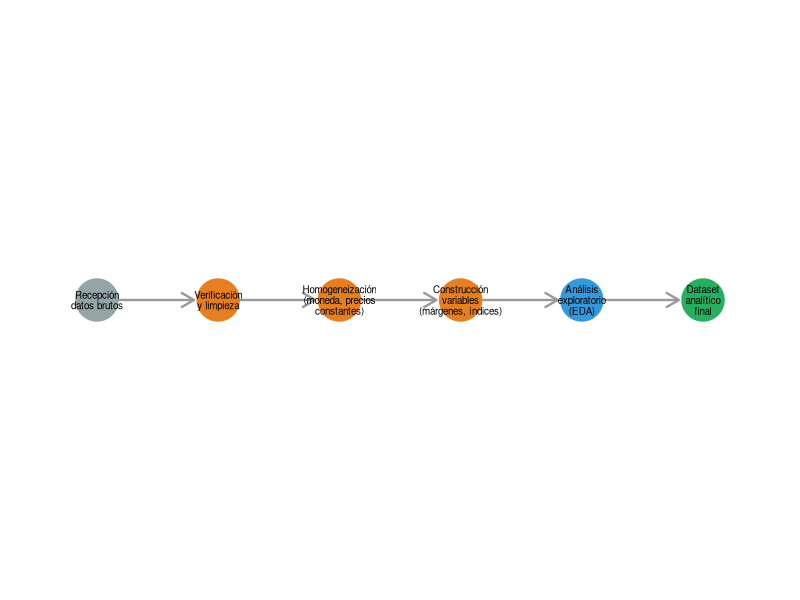
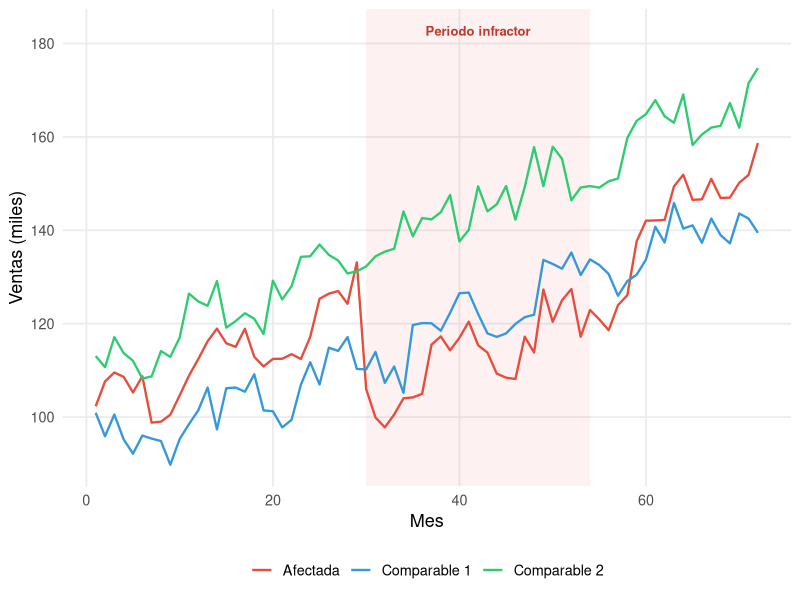
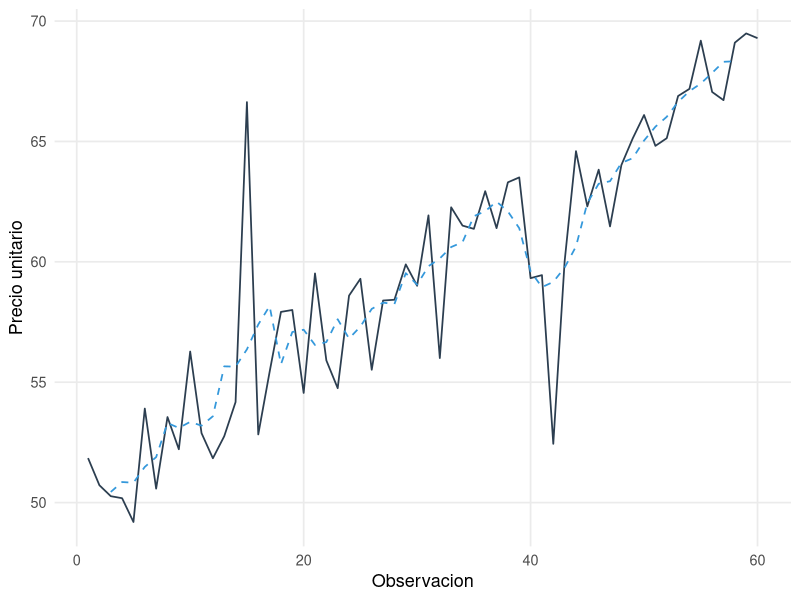

Recreate these plots in R, in order.
## ---- chunk 1
#| label: setup-ch04
#| include: false
library(tidyverse)
library(kableExtra)
## ---- chunk 2
#| label: tbl-fuentes-datos
#| tbl-cap: "Principales fuentes de datos para la cuantificación de daños, con indicación de su utilidad y limitaciones"

tibble(
  Fuente = c(
    "Contabilidad de las partes",
    "Datos de transacciones",
    "Datos sectoriales (asociaciones, reguladores)",
    "Bases de datos comerciales (Orbis, Bloomberg)",
    "Registros mercantiles / cuentas anuales",
    "Estadísticas oficiales (INE, Eurostat)",
    "Datos macroeconómicos (BCE, BdE)"
  ),
  `Utilidad principal` = c(
    "Ingresos, costes, márgenes, proyecciones",
    "Precios individuales, modelos hedónicos, sobreprecio",
    "Contexto de mercado, tendencias, cuotas",
    "Comparables financieros, ratios sectoriales",
    "Selección de comparables, verificación",
    "Variables de control macro/sectoriales",
    "Deflactores, tipos de interés, ciclo económico"
  ),
  Limitaciones = c(
    "Acceso limitado a datos de la contraparte; granularidad variable",
    "Rara vez disponibles; confidencialidad comercial",
    "Nivel de agregación puede ser excesivo",
    "Coste de acceso; cobertura geográfica variable",
    "Solo datos agregados; desfase temporal",
    "Alta agregación; no específicos del caso",
    "Solo útiles como controles, no como variable principal"
  )
) |>
  kbl(booktabs = TRUE, escape = FALSE) |>
  kable_styling(latex_options = c("hold_position", "scale_down"),
                full_width = TRUE, font_size = 9) |>
  column_spec(1, bold = TRUE, width = "3.5cm") |>
  column_spec(2, width = "5cm") |>
  column_spec(3, width = "5cm")
## ---- chunk 3
#| label: fig-flujo-datos
#| fig-cap: "Flujo de trabajo típico en la preparación de datos para un informe pericial de daños"
#| fig-width: 9
#| fig-height: 4

etapas <- tibble(
  x = 1:6,
  y = rep(0, 6),
  etapa = c("Recepción\ndatos brutos", "Verificación\ny limpieza", 
            "Homogeneización\n(moneda, precios\nconstantes)",
            "Construcción\nvariables\n(márgenes, índices)",
            "Análisis\nexploratorio\n(EDA)", 
            "Dataset\nanalítico\nfinal"),
  color = c("#95a5a6", "#e67e22", "#e67e22", "#e67e22", "#3498db", "#27ae60")
)

ggplot(etapas) +
  geom_segment(aes(x = x, xend = x + 0.8, y = y, yend = y),
               data = etapas |> filter(x < 6),
               arrow = arrow(length = unit(0.15, "inches")),
               color = "grey60", linewidth = 0.8) +
  geom_point(aes(x = x, y = y, color = color), size = 14) +
  geom_text(aes(x = x, y = y, label = etapa), size = 2.5, lineheight = 0.9) +
  scale_color_identity() +
  coord_cartesian(xlim = c(0.5, 6.5), ylim = c(-0.5, 0.5)) +
  theme_void()
## ---- chunk 4
#| label: fig-eda-series
#| fig-cap: "Análisis exploratorio: evolución temporal de ventas de la empresa afectada y dos comparables, con indicación del período infractor. La ruptura en la serie de la empresa afectada es visible, mientras que los comparables mantienen su tendencia."
#| fig-width: 9
#| fig-height: 5.5

set.seed(303)
n <- 72  # 6 años mensuales
t <- 1:n
t_inicio <- 30
t_fin <- 54

# Empresa afectada
base_afectada <- 100 + 0.8 * t + 6 * sin(2 * pi * t / 12)
efecto <- rep(0, n)
efecto[t_inicio:t_fin] <- -20
efecto[(t_fin+1):n] <- -20 * exp(-0.12 * ((t_fin+1):n - t_fin))
ventas_afectada <- base_afectada + efecto + rnorm(n, 0, 3)

# Comparable 1 (misma tendencia, sin efecto)
ventas_comp1 <- 90 + 0.75 * t + 5 * sin(2 * pi * t / 12) + rnorm(n, 0, 3)

# Comparable 2 (similar, ligeramente diferente)
ventas_comp2 <- 110 + 0.85 * t + 4 * sin(2 * pi * (t + 2) / 12) + rnorm(n, 0, 3.5)

df_eda <- tibble(mes = t) |>
  mutate(
    Afectada = ventas_afectada,
    `Comparable 1` = ventas_comp1,
    `Comparable 2` = ventas_comp2
  ) |>
  pivot_longer(-mes, names_to = "empresa", values_to = "ventas")

ggplot(df_eda, aes(x = mes, y = ventas, color = empresa)) +
  annotate("rect", xmin = t_inicio, xmax = t_fin, ymin = -Inf, ymax = Inf,
           fill = "#e74c3c", alpha = 0.07) +
  geom_line(linewidth = 0.8) +
  annotate("text", x = (t_inicio + t_fin) / 2, y = max(ventas_comp2) + 8,
           label = "Periodo infractor", size = 3.3, fontface = "bold", color = "#c0392b") +
  scale_color_manual(values = c("Afectada" = "#e74c3c", 
                                 "Comparable 1" = "#3498db",
                                 "Comparable 2" = "#2ecc71")) +
  labs(x = "Mes", y = "Ventas (miles)", color = NULL) +
  theme_minimal(base_size = 13) +
  theme(legend.position = "bottom", panel.grid.minor = element_blank())
## ---- chunk 5
#| label: fig-outliers
#| fig-cap: "Detección de valores atípicos en la serie de precios. Los puntos rojos identifican observaciones que se desvían más de 2.5 desviaciones estándar de la media móvil, y que requieren verificación antes de ser incluidas en el análisis."
#| fig-width: 8
#| fig-height: 4.5

set.seed(404)
n_obs <- 60
precios <- 50 + 0.3 * (1:n_obs) + rnorm(n_obs, 0, 2)
# Introducir outliers
precios[15] <- precios[15] + 15  # operación extraordinaria
precios[42] <- precios[42] - 12  # error de registro

df_out <- tibble(
  obs = 1:n_obs,
  precio = precios,
  media_movil = zoo::rollmean(precios, k = 5, fill = NA, align = "center")
) |>
  mutate(
    desv = abs(precio - media_movil),
    sd_movil = zoo::rollapply(precios, width = 5, FUN = sd, fill = NA, align = "center"),
    outlier = !is.na(desv) & !is.na(sd_movil) & desv > 2.5 * sd_movil
  )

ggplot(df_out, aes(x = obs, y = precio)) +
  geom_line(color = "#2c3e50", linewidth = 0.6) +
  geom_line(aes(y = media_movil), color = "#3498db", linetype = "dashed", linewidth = 0.6) +
  geom_point(data = df_out |> filter(outlier), color = "#e74c3c", size = 3) +
  labs(x = "Observacion", y = "Precio unitario") +
  theme_minimal(base_size = 13) +
  theme(panel.grid.minor = element_blank())
## ---- chunk 6
#| label: tbl-checklist-datos
#| tbl-cap: "Lista de verificación para la preparación de datos en un informe pericial de daños"

tibble(
  `Verificación` = c(
    "Datos brutos conservados sin modificar",
    "Scripts de procesamiento documentados y ejecutables",
    "Duplicados identificados y tratados",
    "Valores ausentes documentados y tratados",
    "Valores atípicos identificados y justificados",
    "Unidades monetarias homogeneizadas",
    "Valores deflactados a precios constantes",
    "Período infractor correctamente delimitado",
    "Variables derivadas documentadas (fórmulas, fuentes)",
    "Comparables seleccionados y justificados",
    "Consistencia temporal verificada (sin saltos artificiales)",
    "Dataset final reproducible desde datos brutos"
  ),
  Fase = c(
    "Recepción", "Procesamiento", "Limpieza", "Limpieza",
    "Limpieza", "Homogeneización", "Homogeneización",
    "Construcción", "Construcción", "Construcción",
    "Verificación", "Verificación"
  )
) |>
  kbl(booktabs = TRUE, escape = FALSE) |>
  kable_styling(latex_options = c("hold_position"),
                full_width = TRUE) |>
  column_spec(1, width = "10cm") |>
  column_spec(2, bold = TRUE, width = "3.5cm")
